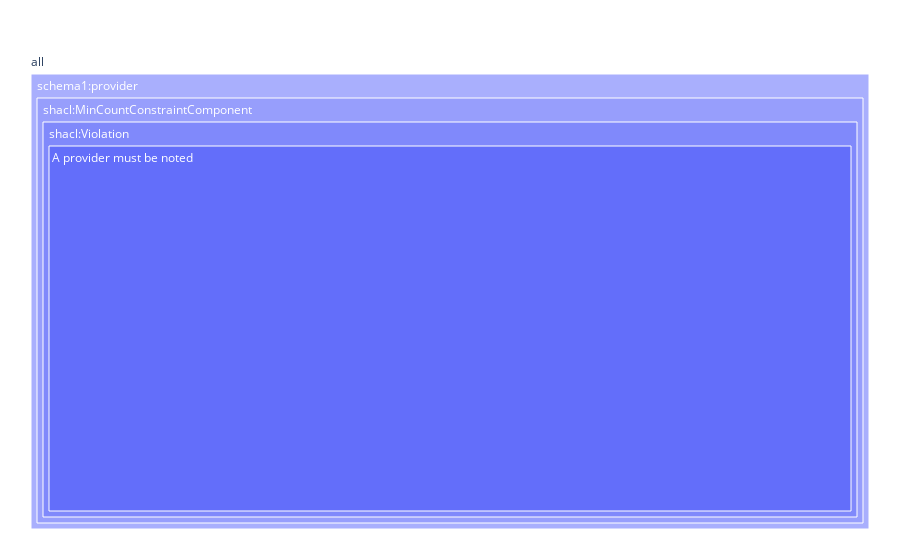

Write notebook code for a chart like this one.
### Code cell
import plotly.express as px

fig = px.treemap(pdf, path=[px.Constant("all"), 'path', 'constraint', 'severity', 'message'])

fig.update_layout(margin = dict(t=50, l=25, r=25, b=25))

fig.show()

### Figure 1 — Plotly figure (JSON) as saved in the notebook; plotly's stock layout.template omitted (floating-point values rounded to 4 significant figures)
{"data": [{"branchvalues": "total", "domain": {"x": [0, 1], "y": [0, 1]}, "hovertemplate": "labels=%{label}<br>count=%{value}<br>parent=%{parent}<br>id=%{id}<extra></extra>", "ids": ["all/schema1:provider/shacl:MinCountConstraintComponent/shacl:Violation/A provider must be noted", "all/schema1:provider/shacl:MinCountConstraintComponent/shacl:Violation", "all/schema1:provider/shacl:MinCountConstraintComponent", "all/schema1:provider", "all"], "labels": ["A provider must be noted", "shacl:Violation", "shacl:MinCountConstraintComponent", "schema1:provider", "all"], "name": "", "parents": ["all/schema1:provider/shacl:MinCountConstraintComponent/shacl:Violation", "all/schema1:provider/shacl:MinCountConstraintComponent", "all/schema1:provider", "all", ""], "type": "treemap", "values": [666, 666, 666, 666, 666]}], "layout": {"autosize": true, "legend": {"tracegroupgap": 0}, "margin": {"b": 25, "l": 25, "r": 25, "t": 50}}}
